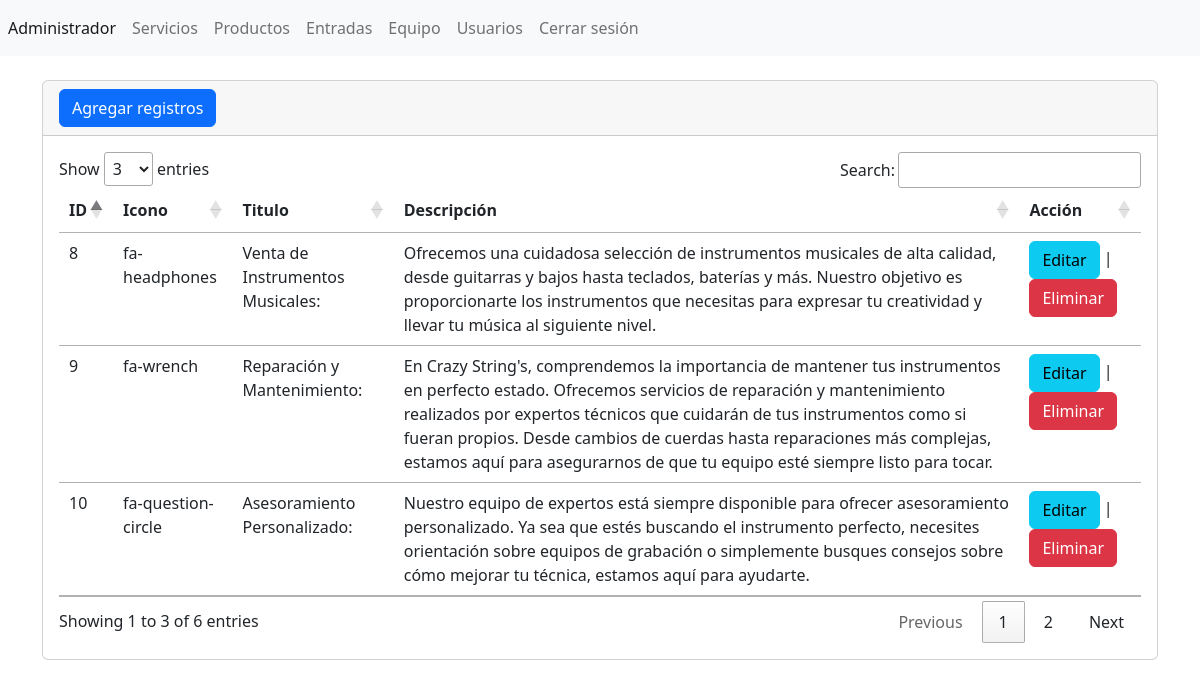
Screenshot of /admin/secciones/servicios/index.php (signed in) with the database file from the repository.
### tables this page shows
CREATE TABLE `servicios` (
  `ID` int(11) NOT NULL,
  `icono` varchar(255) NOT NULL,
  `titulo` varchar(255) NOT NULL,
  `descripcion` varchar(600) NOT NULL
);

### admin/secciones/servicios/index.php (the view, shortened to what this page needs)
<?php
include("../../bd.php");
$sentencia=$conexion->prepare("SELECT * FROM `servicios`");
$sentencia->execute();
$lista_servicios=$sentencia->fetchAll(PDO::FETCH_ASSOC);
include("../../templates/header.php");
?>
<div class="card">
    <div class="card-header">
        <a name="" id="" class="btn btn-primary" href="crear.php" role="button">Agregar registros</a>
    </div>
    <div class="card-body">
        <div class="table-responsive-sm">
            <table class="table">
                <thead>
                    <tr>
                        <th scope="col">ID</th>
                        <th scope="col">Icono</th>
                        <th scope="col">Titulo</th>
                        <th scope="col">Descripción</th>
                        <th scope="col">Acción</th>
                    </tr>
                </thead>
                <tbody>
                    <?php
                    foreach($lista_servicios as $registros){
                    ?>
                    <tr class="">
                        <td><?php echo $registros['ID']; ?></td>
                        <td><?php echo $registros['icono']; ?></td>
                        <td><?php echo $registros['titulo']; ?></td>
                        <td><?php echo $registros['descripcion']; ?></td>
                        <td>
                            <a name="" id="" class="btn btn-info" href="editar.php?txtID=<?php echo $registros['ID']; ?>" role="button">Editar</a>
                            |
                            <a name="" id="" class="btn btn-danger" href="index.php?txtID=<?php echo $registros['ID']; ?>" role="button">Eliminar</a>
                        </td>
                    </tr>
                    <?php
                    }
                    ?>
                </tbody>
            </table>
        </div>
    </div>
</div>
<?php
include("../../templates/footer.php");
?>

### rows the page displays
servicios: ID "8", icono "fa-headphones", titulo "Venta de Instrumentos Musicales:", descripcion "Ofrecemos una cuidadosa selección de instrumentos musicales de alta calidad, desde guitarras y bajos hasta teclados, baterías y más. Nuestro objetivo es proporcionarte los instrumentos que necesitas para expresar tu creatividad y llevar tu música al siguiente nivel."
servicios: ID "9", icono "fa-wrench", titulo "Reparación y Mantenimiento:", descripcion "En Crazy String's, comprendemos la importancia de mantener tus instrumentos en perfecto estado. Ofrecemos servicios de reparación y mantenimiento realizados por expertos técnicos que cuidarán de tus instrumentos como si fueran propios. Desde cambios de cuerdas hasta reparaciones más complejas, estamos aquí para asegurarnos de que tu equipo esté siempre listo para tocar."
servicios: ID "10", icono "fa-question-circle", titulo "Asesoramiento Personalizado:", descripcion "Nuestro equipo de expertos está siempre disponible para ofrecer asesoramiento personalizado. Ya sea que estés buscando el instrumento perfecto, necesites orientación sobre equipos de grabación o simplemente busques consejos sobre cómo mejorar tu técnica, estamos aquí para ayudarte."
